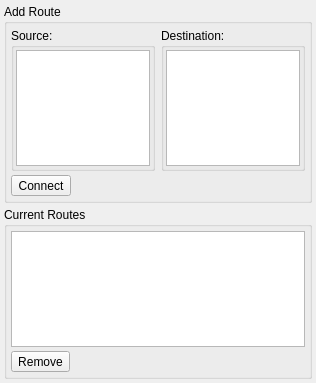
<ui version="4.0" >
 <author></author>
 <comment></comment>
 <exportmacro></exportmacro>
 <class>RouteDialogBase</class>
 <widget class="QDialog" name="RouteDialogBase" >
  <property name="geometry" >
   <rect>
    <x>0</x>
    <y>0</y>
    <width>316</width>
    <height>383</height>
   </rect>
  </property>
  <property name="sizePolicy" >
   <sizepolicy>
    <hsizetype>5</hsizetype>
    <vsizetype>7</vsizetype>
    <horstretch>0</horstretch>
    <verstretch>0</verstretch>
   </sizepolicy>
  </property>
  <property name="windowTitle" >
   <string>MusE: Routing</string>
  </property>
  <layout class="QVBoxLayout" >
   <property name="margin" >
    <number>4</number>
   </property>
   <property name="spacing" >
    <number>4</number>
   </property>
   <item>
    <widget class="QGroupBox" name="groupBox4" >
     <property name="title" >
      <string>Add Route</string>
     </property>
     <layout class="QVBoxLayout" >
      <property name="margin" >
       <number>4</number>
      </property>
      <property name="spacing" >
       <number>4</number>
      </property>
      <item>
       <layout class="QHBoxLayout" >
        <property name="margin" >
         <number>0</number>
        </property>
        <property name="spacing" >
         <number>6</number>
        </property>
        <item>
         <widget class="QGroupBox" name="groupBox2" >
          <property name="sizePolicy" >
           <sizepolicy>
            <hsizetype>7</hsizetype>
            <vsizetype>7</vsizetype>
            <horstretch>0</horstretch>
            <verstretch>0</verstretch>
           </sizepolicy>
          </property>
          <property name="title" >
           <string>Source:</string>
          </property>
          <layout class="QVBoxLayout" >
           <property name="margin" >
            <number>2</number>
           </property>
           <property name="spacing" >
            <number>0</number>
           </property>
           <item>
            <widget class="QListWidget" name="newSrcList" />
           </item>
          </layout>
         </widget>
        </item>
        <item>
         <widget class="QGroupBox" name="groupBox3" >
          <property name="sizePolicy" >
           <sizepolicy>
            <hsizetype>7</hsizetype>
            <vsizetype>7</vsizetype>
            <horstretch>0</horstretch>
            <verstretch>0</verstretch>
           </sizepolicy>
          </property>
          <property name="title" >
           <string>Destination:</string>
          </property>
          <layout class="QVBoxLayout" >
           <property name="margin" >
            <number>2</number>
           </property>
           <property name="spacing" >
            <number>0</number>
           </property>
           <item>
            <widget class="QListWidget" name="newDstList" />
           </item>
          </layout>
         </widget>
        </item>
       </layout>
      </item>
      <item>
       <widget class="QToolButton" name="connectButton" >
        <property name="sizePolicy" >
         <sizepolicy>
          <hsizetype>4</hsizetype>
          <vsizetype>1</vsizetype>
          <horstretch>0</horstretch>
          <verstretch>0</verstretch>
         </sizepolicy>
        </property>
        <property name="toolTip" >
         <string>connect source to destination</string>
        </property>
        <property name="text" >
         <string>Connect</string>
        </property>
       </widget>
      </item>
     </layout>
    </widget>
   </item>
   <item>
    <widget class="QGroupBox" name="groupBox1" >
     <property name="title" >
      <string>Current Routes</string>
     </property>
     <layout class="QVBoxLayout" >
      <property name="margin" >
       <number>4</number>
      </property>
      <property name="spacing" >
       <number>4</number>
      </property>
      <item>
       <widget class="QListWidget" name="routeList" />
      </item>
      <item>
       <widget class="QToolButton" name="removeButton" >
        <property name="sizePolicy" >
         <sizepolicy>
          <hsizetype>4</hsizetype>
          <vsizetype>1</vsizetype>
          <horstretch>0</horstretch>
          <verstretch>0</verstretch>
         </sizepolicy>
        </property>
        <property name="toolTip" >
         <string>remove selected route</string>
        </property>
        <property name="text" >
         <string>Remove</string>
        </property>
       </widget>
      </item>
     </layout>
    </widget>
   </item>
  </layout>
 </widget>
 <layoutdefault spacing="6" margin="11" />
 <pixmapfunction>qPixmapFromMimeSource</pixmapfunction>
 <resources/>
 <connections/>
</ui>
